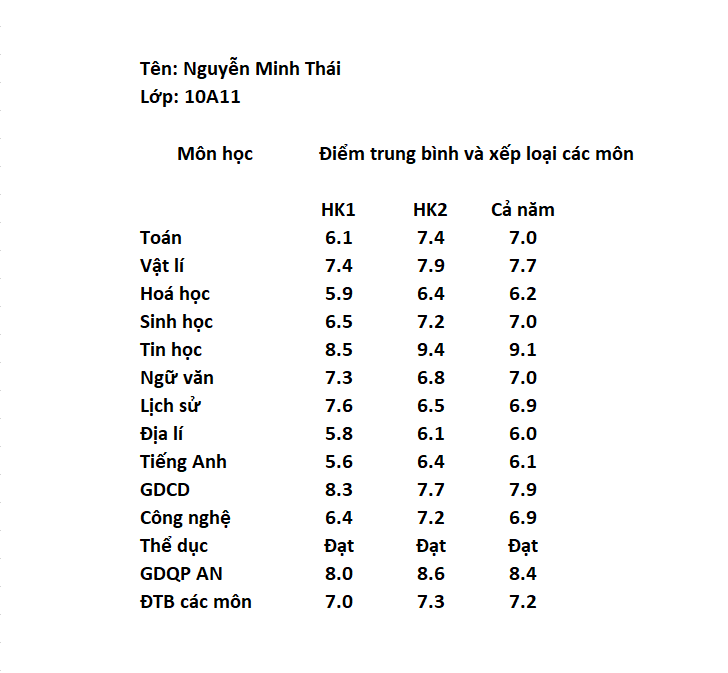
#> input picture resources/test_data/samples/image1.png, 728 x 673 px
$ python -i ocr_model.py   (imports and definitions only)
#> lines starting #> are read from the running program, lines starting #| are printed output that depends on the picture; after the words box and inside, x2 and y2 are one past the last pixel; in counts of white or black regions, pixels touching at a corner belong together
#> further down, picture is the input picture: shape (673, 728, 3); mean B, G, R 247, 247, 247
"""
OCR Model - Handles image processing and text extraction
"""
import os
import easyocr
from PIL import Image
import cv2
import numpy as np
from typing import Optional, List


class OCRModel:
    """Model class for OCR text recognition using EasyOCR"""

    def __init__(self, languages: List[str] = ['en', 'vi']):
        """
        Initialize OCR model with specified languages

        Args:
            languages: List of language codes for OCR recognition
        """
        self.languages = languages
        self.reader = None
        self._initialize_reader()
#> (the call stopped at in _initialize_reader, `self.reader = easyocr.Reader(self.languages)`: easyocr is not available in this run)

    def _initialize_reader(self) -> None:
        """Initialize EasyOCR reader"""
        try:
            self.reader = easyocr.Reader(self.languages)
        except Exception as e:
            raise RuntimeError(f"Failed to initialize OCR reader: {str(e)}")

    # [21 lines left out: function load_image, not called in this run]

    def preprocess_image(self, image: np.ndarray) -> np.ndarray:
        """
        Preprocess image for better OCR results

        Args:
            image: Input image as numpy array

        Returns:
            Preprocessed image
        """
        # Check and correct image orientation
        height, width = image.shape[:2]
#> height = 673; width = 728
        if height > width:
            image = cv2.rotate(image, cv2.ROTATE_90_CLOCKWISE)

        # Convert to grayscale
        if len(image.shape) == 3:
            gray = cv2.cvtColor(image, cv2.COLOR_BGR2GRAY)
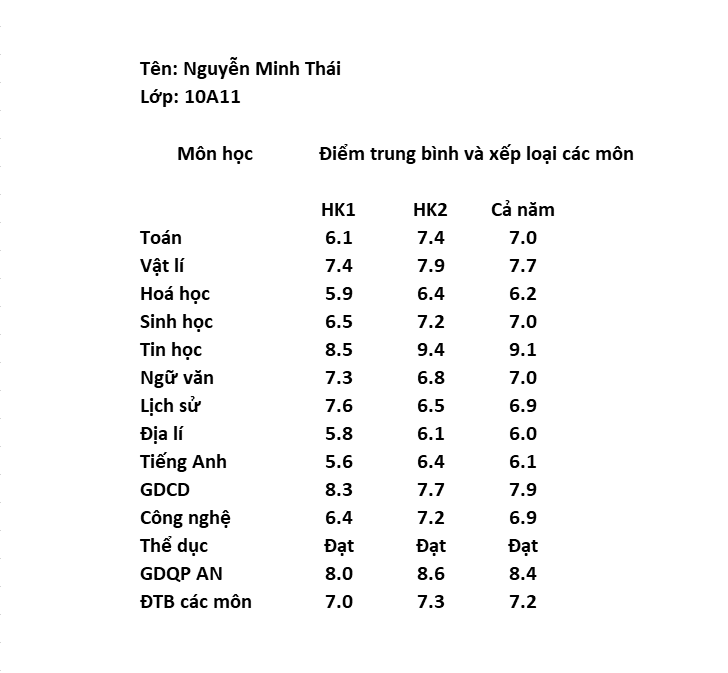
#> gray: shape (673, 728); min 0, max 255, mean 247
        else:
            gray = image

        # Apply adaptive thresholding
        processed = cv2.adaptiveThreshold(
            gray, 255, cv2.ADAPTIVE_THRESH_GAUSSIAN_C, cv2.THRESH_BINARY, 11, 2
        )
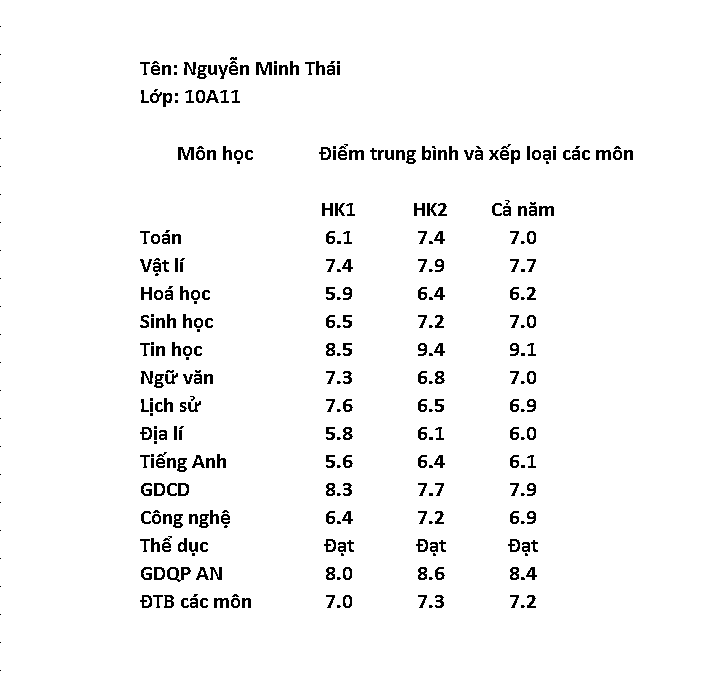
#> processed: shape (673, 728); 96.6% white; black in thin lines or dots, all inside (x1, y1, x2, y2) = (0, 26, 633, 671)

        # Noise reduction
        processed = cv2.medianBlur(processed, 3)
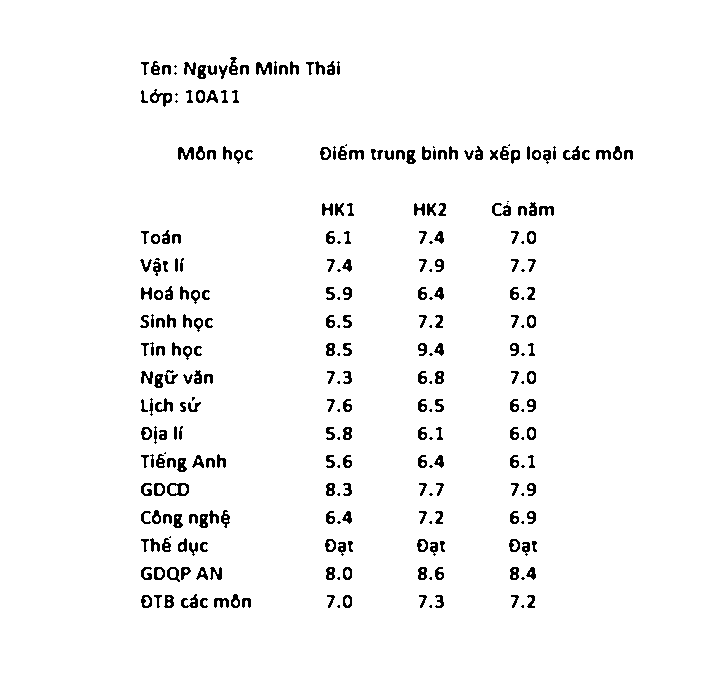
#> processed: shape (673, 728); 96.7% white; black in thin lines or dots, all inside (x1, y1, x2, y2) = (140, 57, 633, 608)

        return processed

    # [64 lines left out: functions extract_text, get_text_with_confidence, not called in this run]

>>> import cv2
>>> picture = cv2.imread('../../resources/test_data/samples/image1.png')
>>> result = OCRModel().preprocess_image(picture)

$ run again, on resources/test_data/samples/image3.png
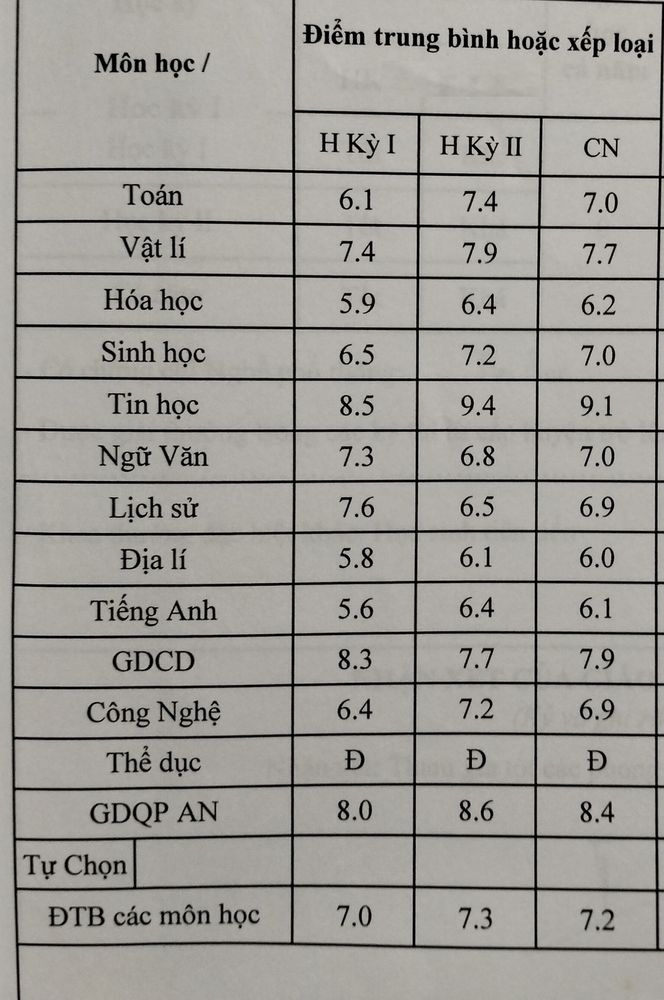
#> input picture resources/test_data/samples/image3.png, 664 x 1000 px, shrunk from 995 x 1499 before the run
#> picture is the input picture: shape (1000, 664, 3); mean B, G, R 150.2, 155.4, 157.7
#> in preprocess_image, `processed = cv2.adaptiveThreshold( gray, 255, cv2.ADAPTIVE_THRESH_GAUS..`:
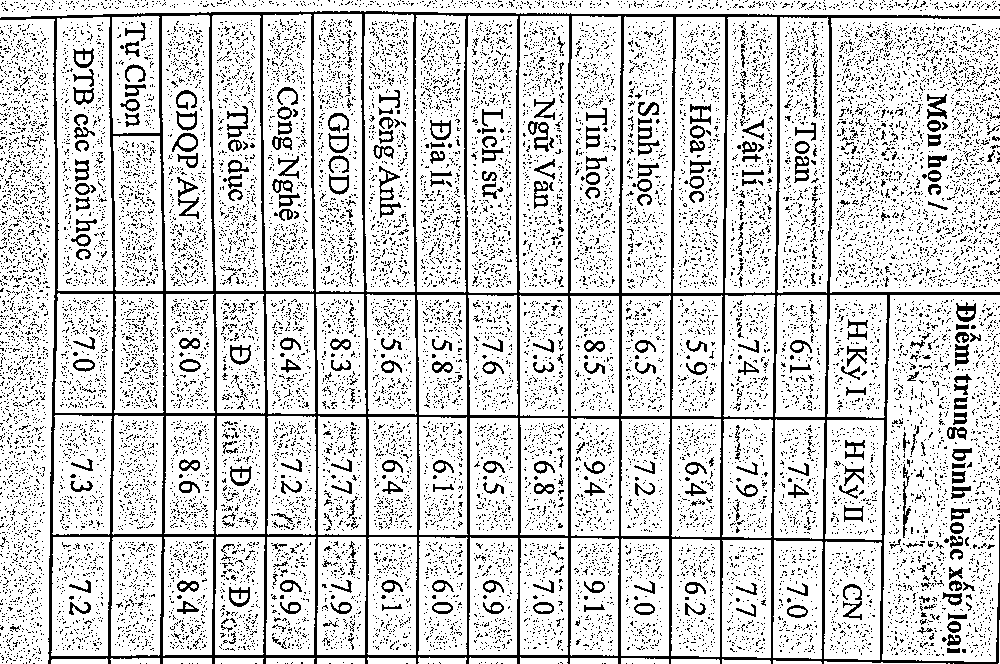
#> processed: shape (664, 1000); 81.7% white; black in thin lines or dots
#> in preprocess_image, `processed = cv2.medianBlur(processed, 3)`:
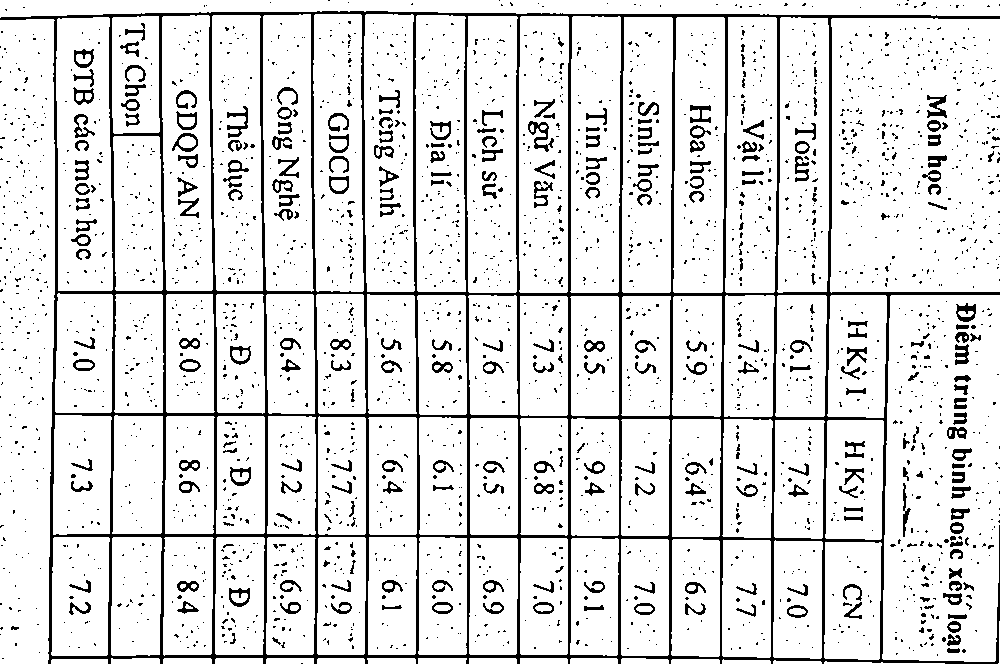
#> processed: shape (664, 1000); 88.1% white; 2803 black regions (2514 under 20 px), largest, box (x1, y1, x2, y2) and area: (0, 11, 1000, 664) 43358, (528, 121, 554, 152) 293, (227, 106, 248, 138) 241

$ run again, on resources/test_data/samples/image5.png
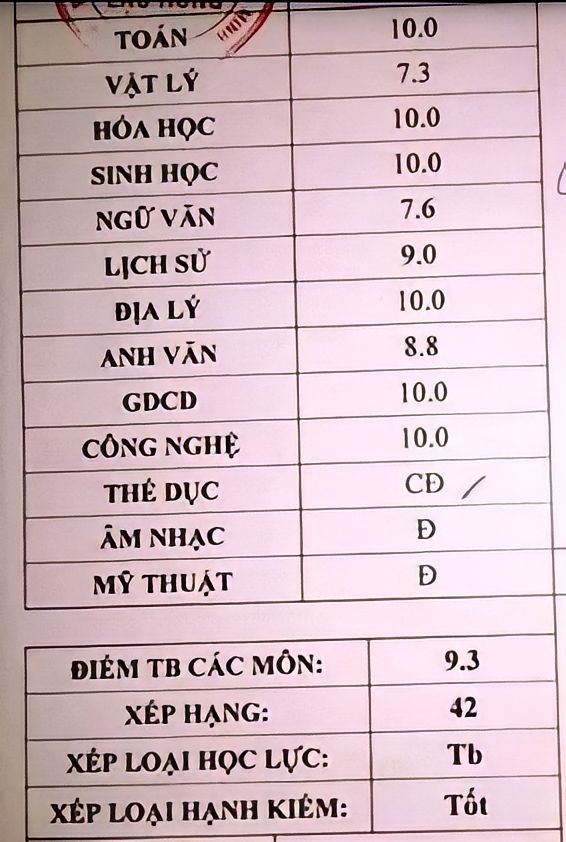
#> input picture resources/test_data/samples/image5.png, 566 x 842 px
#> picture is the input picture: shape (842, 566, 3); mean B, G, R 194.3, 186.1, 210.6
#> in preprocess_image, `processed = cv2.adaptiveThreshold( gray, 255, cv2.ADAPTIVE_THRESH_GAUS..`:
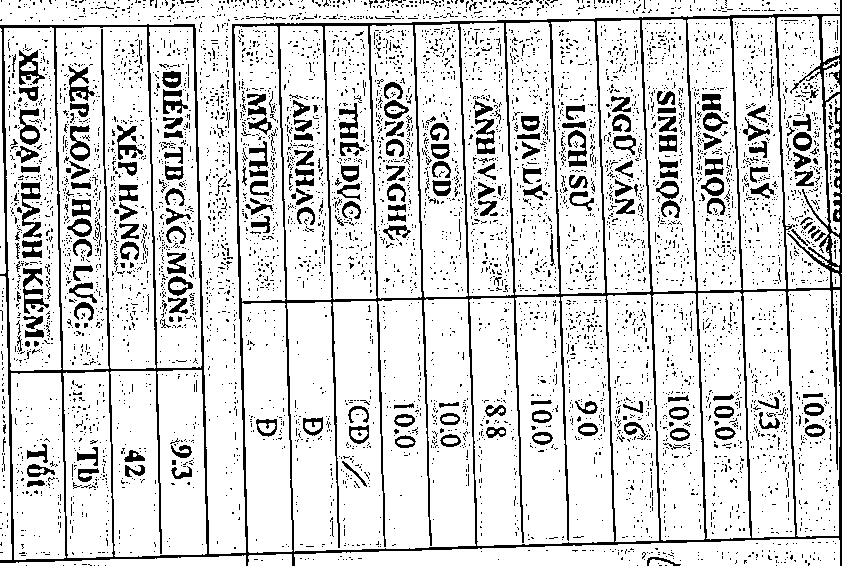
#> processed: shape (566, 842); 83.7% white; 6458 black regions (6220 under 20 px), largest, box (x1, y1, x2, y2) and area: (0, 0, 842, 566) 30598, (21, 182, 42, 238) 537, (23, 268, 49, 314) 479
#> in preprocess_image, `processed = cv2.medianBlur(processed, 3)`:
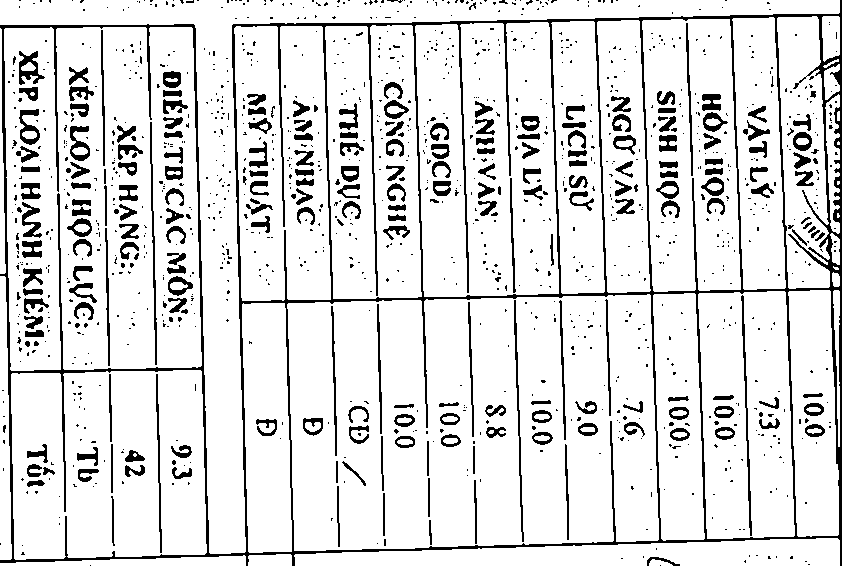
#> processed: shape (566, 842); 87.3% white; 1345 black regions (1106 under 20 px), largest, box (x1, y1, x2, y2) and area: (0, 0, 842, 566) 24565, (741, 295, 752, 536) 535, (514, 300, 524, 542) 510
